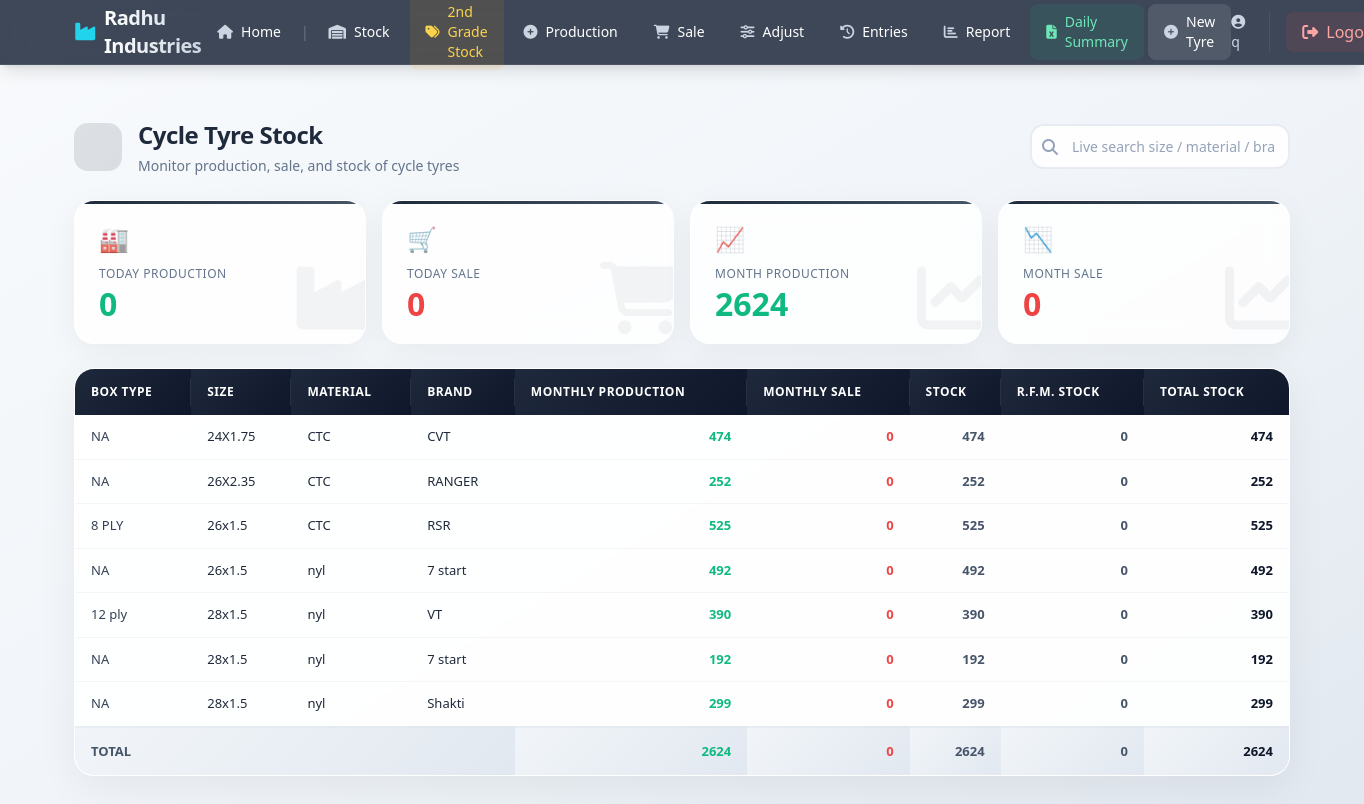
Screenshot of /cycletyre/ (signed in) with the database file from the repository.
### cycletyres/models.py (models this page shows, shortened)
class CycleTyreItem(models.Model):
    box_type = models.CharField("BOX TYPE", max_length=30)   # e.g. "6 ply"
    size = models.CharField("SIZE", max_length=50)            # e.g. "28 x 1.5"
    material = models.CharField("MATERIAL", max_length=20)    # e.g. CTC / NYL
    brand = models.CharField("BRAND", max_length=80)
    weight = models.DecimalField("Weight (Kg)", max_digits=8, decimal_places=3, default=0.000, help_text="Weight of tyre in Kg")
    stock = models.IntegerField("STOCK (1st Grade / Black)", default=0)
    second_stock = models.IntegerField("2nd Grade Stock", default=0)
    rfm_stock = models.IntegerField("R.F.M. Stock", default=0)
    is_active = models.BooleanField(default=True)
    created_at = models.DateTimeField(auto_now_add=True)
    class Meta:
        ordering = ["size", "box_type", "material", "brand"]
        unique_together = ("box_type", "size", "material", "brand")
    @property
    def total_stock(self):
        return self.stock + self.second_stock + self.rfm_stock

### cycletyres/views.py (the view)
# urls.py: path("", views.dashboard, name="tube_dashboard"),
@login_required
def dashboard(request):
    q = request.GET.get("q", "").strip()
    items = CycleTyreItem.objects.filter(is_active=True)
    if q:
        items = items.filter(
            Q(size__icontains=q) | Q(box_type__icontains=q) | Q(material__icontains=q) | Q(brand__icontains=q)
        )
    today = datetime.date.today()
    today_production = CycleTyreEntry.objects.filter(entry_type="production", date=today).aggregate(t=Sum("quantity"))["t"] or 0
    today_sale = CycleTyreEntry.objects.filter(entry_type="sale", date=today).aggregate(t=Sum("quantity"))["t"] or 0
    month_start = today.replace(day=1)
    month_production = CycleTyreEntry.objects.filter(entry_type="production", date__gte=month_start, date__lte=today).aggregate(t=Sum("quantity"))["t"] or 0
    month_sale = CycleTyreEntry.objects.filter(entry_type="sale", date__gte=month_start, date__lte=today).aggregate(t=Sum("quantity"))["t"] or 0
    for item in items:
        item.month_production = CycleTyreEntry.objects.filter(
            tyre_item=item, entry_type="production", date__gte=month_start, date__lte=today
        ).aggregate(t=Sum("quantity"))["t"] or 0
        item.month_sale = CycleTyreEntry.objects.filter(
            tyre_item=item, entry_type="sale", date__gte=month_start, date__lte=today
        ).aggregate(t=Sum("quantity"))["t"] or 0
    grand_total = sum(item.total_stock for item in items)
    total_stock_col = sum(item.stock for item in items)
    total_second_col = sum(item.second_stock for item in items)
    total_rfm_col = sum(item.rfm_stock for item in items)
    context = {
        "items": items,
        "q": q,
        "today": today,
        "today_production": today_production,
        "today_sale": today_sale,
        "month_production": month_production,
        "month_sale": month_sale,
        "grand_total": grand_total,
        "total_stock_col": total_stock_col,
        "total_second_col": total_second_col,
        "total_rfm_col": total_rfm_col,
    }
    return render(request, "cycletyres/dashboard.html", context)

### templates/cycletyres/dashboard.html (shortened to what this page needs)
{% extends "cycletyres/base.html" %}
{% load static %}
{% block content %}
{% load static %}
<div class="dashboard-container">
    <div class="page-header">
        <div class="page-header-icon">
        </div>
        <div>
            <h1>Cycle Tyre Stock</h1>
            <span class="subtitle">Monitor production, sale, and stock of cycle tyres</span>
        </div>
        <div class="header-actions">
            <div class="search-wrapper">
                <i class="fas fa-search search-icon"></i>
                <input type="text"
                       id="liveSearch"
                       placeholder="Live search size / material / brand..."
                       class="search-input">
            </div>
        </div>
    </div>
    <div class="stats-grid">
        <div class="stat-card">
            <span class="stat-icon">🏭</span>
            <div class="stat-label">Today Production</div>
            <div class="stat-number stat-number-green">{{ today_production|default:0 }}</div>
            <div class="stat-icon-bg"><i class="fas fa-industry"></i></div>
        </div>
        <div class="stat-card">
            <span class="stat-icon">🛒</span>
            <div class="stat-label">Today Sale</div>
            <div class="stat-number stat-number-red">{{ today_sale|default:0 }}</div>
            <div class="stat-icon-bg"><i class="fas fa-shopping-cart"></i></div>
        </div>
        <div class="stat-card">
            <span class="stat-icon">📈</span>
            <div class="stat-label">Month Production</div>
            <div class="stat-number stat-number-green">{{ month_production|default:0 }}</div>
            <div class="stat-icon-bg"><i class="fas fa-chart-line"></i></div>
        </div>
        <div class="stat-card">
            <span class="stat-icon">📉</span>
            <div class="stat-label">Month Sale</div>
            <div class="stat-number stat-number-red">{{ month_sale|default:0 }}</div>
            <div class="stat-icon-bg"><i class="fas fa-chart-line"></i></div>
        </div>
    </div>
    <div class="table-container" id="table-wrapper">
        <div class="table-wrapper">
            <table class="stock-table" id="stock-table">
                <thead>
                    <tr>
                        <th>Box Type</th>
                        <th>Size</th>
                        <th>Material</th>
                        <th>Brand</th>
                        <th class="text-right">Monthly Production</th>
                        <th class="text-right">Monthly Sale</th>
                        <th class="text-right">Stock</th>
                        <th class="text-right">R.F.M. Stock</th>
                        <th class="text-right font-bold">Total Stock</th>
                    </tr>
                </thead>
                <tbody id="stock-body">
                    {% for item in items %}
                    <tr class="stock-row"
                        data-box="{{ item.box_type|lower }}"
                        data-size="{{ item.size|lower }}"
                        data-material="{{ item.material|lower }}"
                        data-brand="{{ item.brand|lower }}">
                        <td class="font-medium text-slate-700">{{ item.box_type }}</td>
                        <td>{{ item.size }}</td>
                        <td>{{ item.material }}</td>
                        <td>{{ item.brand }}</td>
                        <td class="text-right val-green">{{ item.month_production }}</td>
                        <td class="text-right val-red">{{ item.month_sale }}</td>
                        <td class="text-right val-slate">{{ item.stock }}</td>
                        <td class="text-right val-slate">{{ item.rfm_stock }}</td>
                        <td class="text-right font-bold text-slate-900">{{ item.total_stock }}</td>
                    </tr>
                    {% endfor %}
                </tbody>
                {% if items %}
                <tfoot>
                    <tr>
                        <td colspan="4" class="font-bold text-slate-600">TOTAL</td>
                        <td class="text-right val-green font-bold">{{ month_production|default:0 }}</td>
                        <td class="text-right val-red font-bold">{{ month_sale|default:0 }}</td>
                        <td class="text-right val-slate font-bold">{{ total_stock_col|default:0 }}</td>
                        <td class="text-right val-slate font-bold">{{ total_rfm_col|default:0 }}</td>
                        <td class="text-right font-bold text-slate-900">{{ grand_total|default:0 }}</td>
                    </tr>
                </tfoot>
                {% endif %}
            </table>
        </div>
    </div>
</div>
{% endblock %}

### templates/base_layout.html (shortened to what this page needs)
{% load static %}
<!DOCTYPE html>
<html lang="en">
<head>
    <script src="https://cdn.tailwindcss.com"></script>
    <link rel="stylesheet" href="https://cdnjs.cloudflare.com/ajax/libs/font-awesome/6.5.0/css/all.min.css">
</head>
<body class="bg-gradient-to-br from-slate-50 via-slate-100 to-slate-200 min-h-screen text-slate-800 font-sans">
{% if user.is_authenticated %}
<nav class="glass-nav text-white sticky top-0 z-50 shadow-lg">
    <div class="max-w-7xl mx-auto px-4 sm:px-6 lg:px-8">
        <div class="flex items-center justify-between h-16">
            <a href="{% url 'home' %}" class="flex items-center gap-2 font-bold text-xl tracking-tight">
                <i class="fas fa-industry text-cyan-400"></i>
                <span class="bg-gradient-to-r from-white to-slate-300 bg-clip-text text-transparent">Radhu Industries</span>
            </a>
            <div class="hidden md:flex items-center gap-1 text-sm font-medium">
                {% block nav_desktop %}{% endblock %}
            </div>
            <div class="flex items-center gap-4">
                <span class="hidden sm:inline text-slate-300 text-sm font-medium border-r border-slate-600 pr-4">
                    <i class="fas fa-user-circle mr-2"></i>{{ user.username }}
                </span>
                <a href="{% url 'logout' %}" class="flex items-center gap-2 px-4 py-2 rounded-lg bg-red-500/10 hover:bg-red-500/20 text-red-300 hover:text-red-200 transition-all">
                    <i class="fas fa-sign-out-alt"></i>
                    <span class="hidden sm:inline">Logout</span>
                </a>
            </div>
        </div>
    </div>
</nav>
{% endif %}
<main class="max-w-7xl mx-auto px-4 sm:px-6 lg:px-8 py-8">
    {% block content %}{% endblock %}
</main>
</body>
</html>

### templates/base_layout.html (style rules this page uses)
.glass-nav { background: rgba(30, 41, 59, 0.85); backdrop-filter: blur(10px); -webkit-backdrop-filter: blur(10px); border-bottom: 1px solid rgba(255,255,255,0.08); }

### templates/cycletyres/dashboard.html (style rules this page uses)
.dashboard-container { padding: 20px 0; }
.page-header { display: flex; align-items: center; gap: 16px; margin-bottom: 24px; }
.page-header-icon { width: 48px; height: 48px; background: linear-gradient(135deg, rgba(30, 41, 59, 0.12), rgba(15, 23, 42, 0.12)); border-radius: 14px; display: flex; align-items: center; justify-content: center; font-size: 22px; color: #1e293b; }
.page-header h1 { font-size: 24px; font-weight: 800; color: #1e293b; letter-spacing: -0.5px; }
.page-header .subtitle { font-size: 14px; color: #64748b; font-weight: 400; display: block; margin-top: 2px; }
.stats-grid { display: grid; grid-template-columns: repeat(auto-fit, minmax(200px, 1fr)); gap: 16px; margin-bottom: 24px; }
.stat-card { background: rgba(255, 255, 255, 0.85); backdrop-filter: blur(12px); -webkit-backdrop-filter: blur(12px); border: 1px solid rgba(255, 255, 255, 0.4); border-radius: 20px; padding: 20px 24px; box-shadow: 0 8px 32px rgba(0, 0, 0, 0.05); transition: all 0.3s cubic-bezier(0.4, 0, 0.2, 1); position: relative; overflow: hidden; }
.stat-card::before { content: ''; position: absolute; top: 0; left: 0; right: 0; height: 3px; background: linear-gradient(90deg, #1e293b, #475569, #1e293b); background-size: 200% 100%; animation: borderGlide 3s ease-in-out infinite; }
.stat-card .stat-icon { font-size: 24px; margin-bottom: 8px; display: block; opacity: 0.8; }
.stat-card .stat-label { font-size: 12px; font-weight: 500; color: #64748b; text-transform: uppercase; letter-spacing: 0.5px; margin-bottom: 2px; }
.stat-card .stat-number { font-size: 32px; font-weight: 800; color: #1e293b; line-height: 1.2; }
.stat-card .stat-number-green { color: #10b981; }
.stat-card .stat-number-red { color: #ef4444; }
.stat-card .stat-icon-bg { position: absolute; right: -8px; bottom: -8px; font-size: 72px; opacity: 0.05; pointer-events: none; }
.search-wrapper { position: relative; flex: 1; max-width: 420px; }
.search-input { width: 100%; padding: 10px 14px 10px 40px; background: rgba(255, 255, 255, 0.9); border: 2px solid rgba(226, 232, 240, 0.8); border-radius: 14px; font-size: 14px; transition: all 0.3s ease; outline: none; color: #1e293b; }
.search-input::placeholder { color: #94a3b8; }
.search-icon { position: absolute; left: 12px; top: 50%; transform: translateY(-50%); color: #94a3b8; font-size: 16px; transition: all 0.3s ease; }
.header-actions { display: flex; align-items: center; gap: 12px; margin-left: auto; }
.table-container { background: rgba(255, 255, 255, 0.92); backdrop-filter: blur(8px); border: 1px solid rgba(255, 255, 255, 0.3); border-radius: 20px; overflow: hidden; box-shadow: 0 12px 40px rgba(0, 0, 0, 0.06); transition: all 0.3s ease; }
.table-wrapper { overflow-x: auto; -webkit-overflow-scrolling: touch; }
.stock-table { width: 100%; min-width: 750px; border-collapse: separate; border-spacing: 0; }
.stock-table thead th { padding: 14px 16px; text-align: left; font-size: 12px; font-weight: 600; text-transform: uppercase; letter-spacing: 0.5px; color: white; background: linear-gradient(135deg, #1e293b, #0f172a); position: sticky; top: 0; z-index: 10; white-space: nowrap; }
.stock-table thead th:not(:last-child)::after { content: ''; position: absolute; right: 0; top: 20%; height: 60%; width: 1px; background: rgba(255, 255, 255, 0.1); }
.stock-table tbody td { padding: 12px 16px; font-size: 13px; border-bottom: 1px solid rgba(226, 232, 240, 0.4); transition: all 0.2s ease; white-space: nowrap; }
.stock-table tbody tr { transition: all 0.2s ease; }
.stock-table tbody tr:last-child td { border-bottom: none; }
.stock-table tfoot td { padding: 14px 16px; font-size: 13px; font-weight: 700; background: linear-gradient(135deg, #f1f5f9, #e2e8f0); border-top: 2px solid rgba(226, 232, 240, 0.5); }
.val-green { color: #10b981; font-weight: 600; }
.val-red { color: #ef4444; font-weight: 600; }
.val-slate { color: #475569; font-weight: 600; }

### rows the page displays
CycleTyreItem: box_type "NA", size "24X1.75", material "CTC", brand "CVT", month_production "474", month_sale "0", stock "474", rfm_stock "0", total_stock "474"
CycleTyreItem: box_type "NA", size "26X2.35", material "CTC", brand "RANGER", month_production "252", month_sale "0", stock "252", rfm_stock "0", total_stock "252"
CycleTyreItem: box_type "8 PLY", size "26x1.5", material "CTC", brand "RSR", month_production "525", month_sale "0", stock "525", rfm_stock "0", total_stock "525"
CycleTyreItem: box_type "NA", size "26x1.5", material "nyl", brand "7 start", month_production "492", month_sale "0", stock "492", rfm_stock "0", total_stock "492"
CycleTyreItem: box_type "12 ply", size "28x1.5", material "nyl", brand "VT", month_production "390", month_sale "0", stock "390", rfm_stock "0", total_stock "390"
CycleTyreItem: box_type "NA", size "28x1.5", material "nyl", brand "7 start", month_production "192", month_sale "0", stock "192", rfm_stock "0", total_stock "192"
CycleTyreItem: box_type "NA", size "28x1.5", material "nyl", brand "Shakti", month_production "299", month_sale "0", stock "299", rfm_stock "0", total_stock "299"

### other values shown
{{ user.username }} "q"
{{ today_production|default:0 }} "0"
{{ today_sale|default:0 }} "0"
{{ month_production|default:0 }} "2624"
{{ month_sale|default:0 }} "0"
{{ total_stock_col|default:0 }} "2624"
{{ total_rfm_col|default:0 }} "0"
{{ grand_total|default:0 }} "2624"
